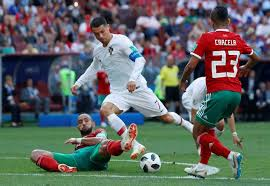
#> input picture coding-exercises-avairds/extra-lessons/ronaldo.jpg, 270 x 186 px
$ python histograms.py
#> lines starting #> are read from the running program, lines starting #| are printed output that depends on the picture
#import libraries
import cv2 as cv
import numpy as np
from matplotlib import pyplot as plt

#create a picture
# img = np.zeros((200,200),np.uint8)
# cv.rectangle(img,(0,100),(200,200),(255),-1)
# cv.rectangle(img,(0,50),(100,100),(127),-1)

img = cv.imread("ronaldo.jpg",0)
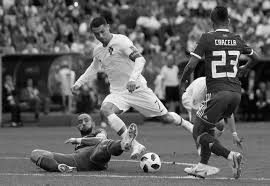
#> img: shape (186, 270); min 0, max 255, mean 98.6

#cv2 histogram
hist = cv.calcHist([img],[0],None,[256],[0,256])
#> hist = 256 values, max 752 at index 116, min 3 at index 254, mean 196.2
plt.plot(hist)
plt.show()
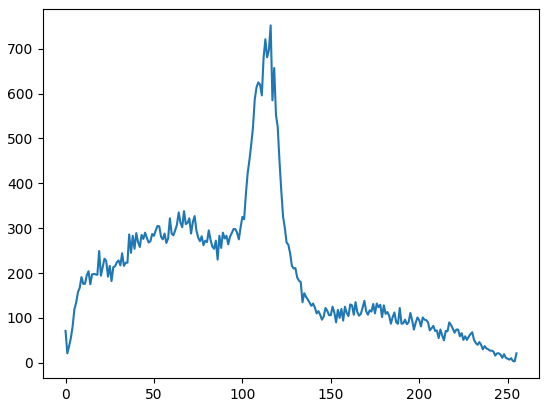
#> figure drawn by matplotlib, 1 panel; curve peaks at x = 116, y = 752

# [14 lines of commented-out code are left out]

cv.waitKey(0)
cv.destroyAllWindows()
